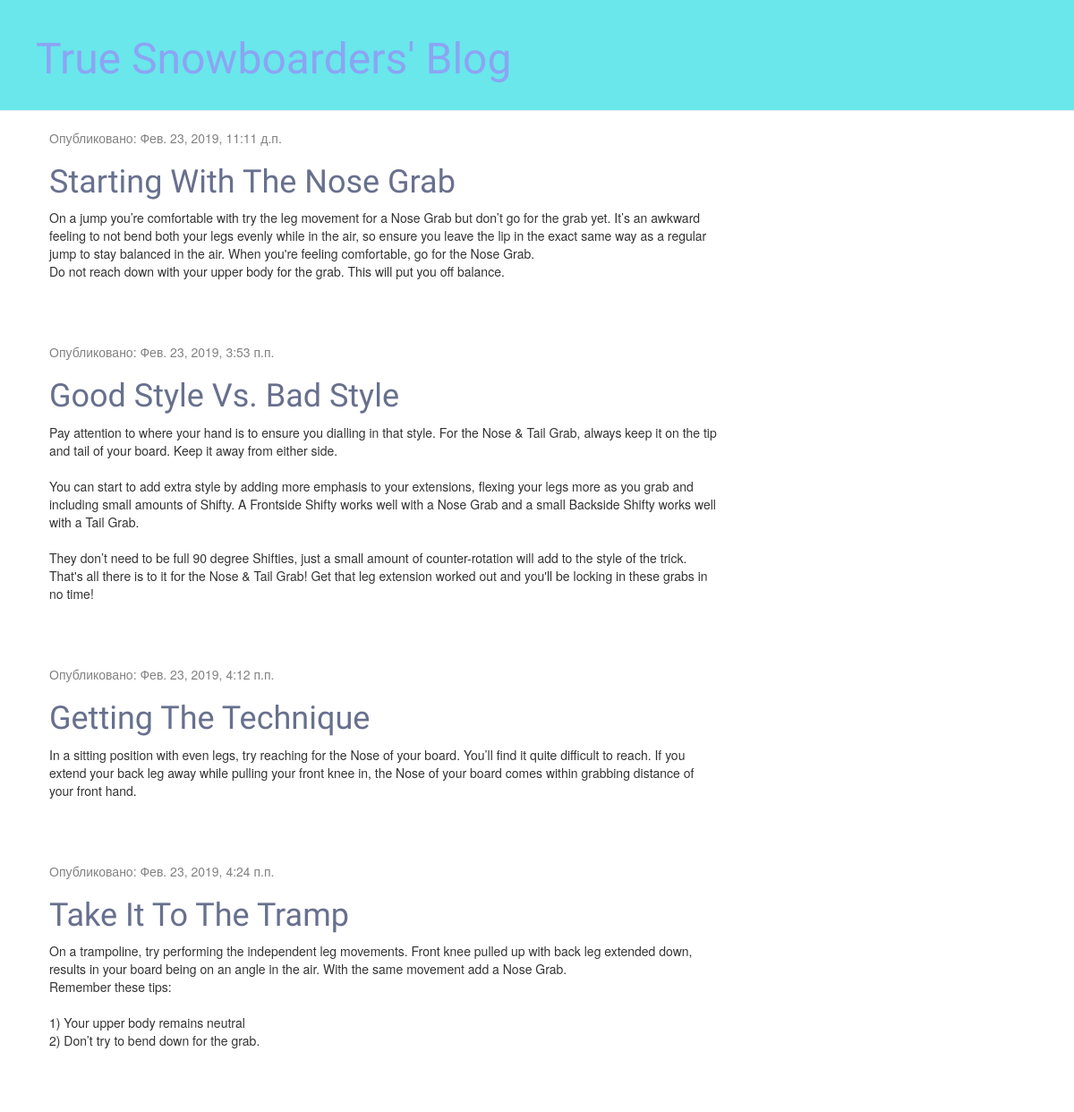
Before: / with the older database file.
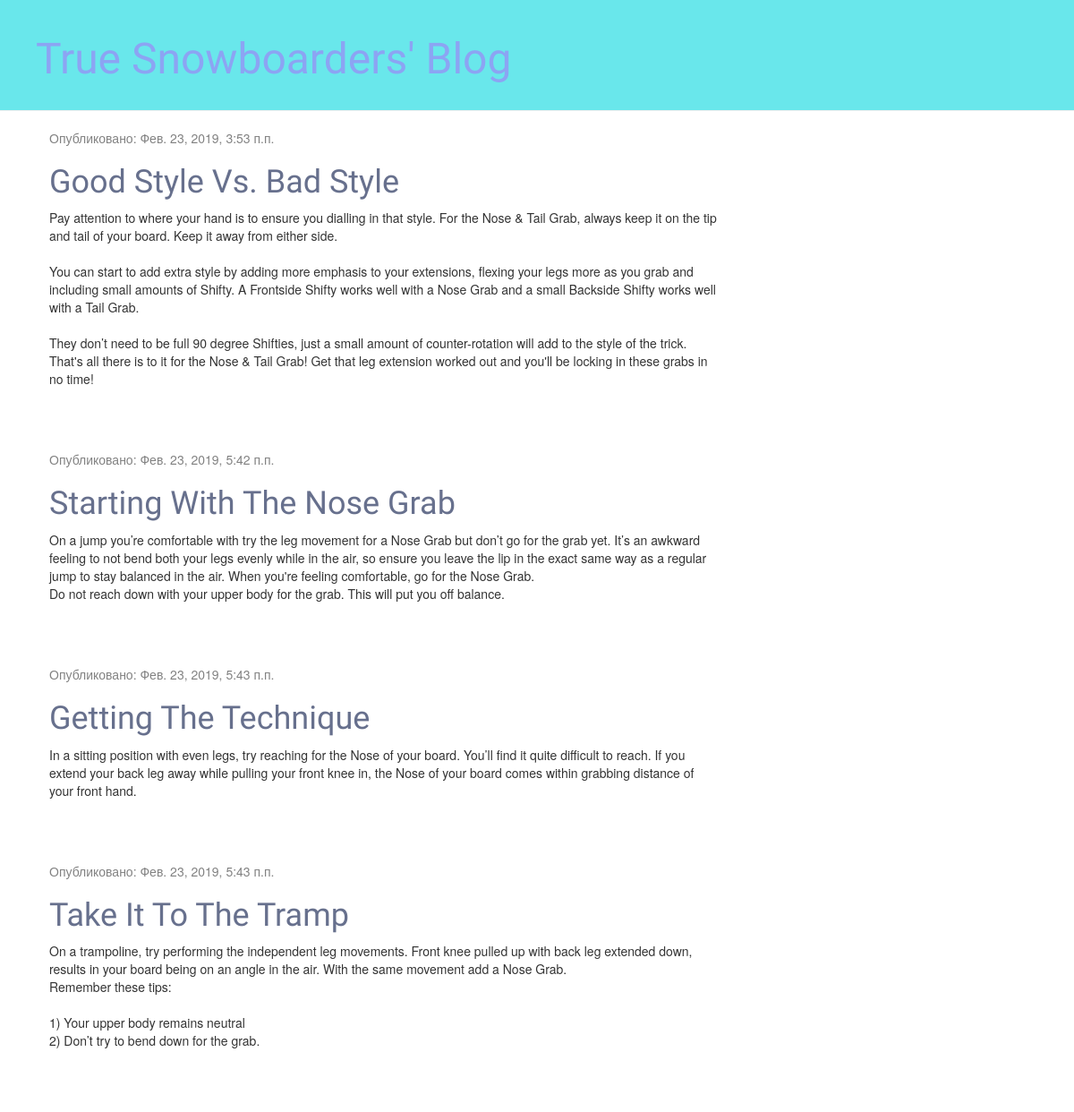
After: the same page with the newer database file.
### blog/models.py (models this page shows, shortened)
class Post(models.Model):
    author = models.ForeignKey(settings.AUTH_USER_MODEL, on_delete=models.CASCADE)
    title = models.CharField(max_length=200)
    text = models.TextField()
    created_date = models.DateTimeField(default=timezone.now)
    published_date = models.DateTimeField(blank=True, null=True)
    image = models.TextField()

### blog/views.py (the view)
# urls.py: path('', views.post_list, name='post_list'),
def post_list(request):
    posts = Post.objects.filter(published_date__lte=timezone.now()).order_by('published_date')
    return render(request, 'blog/post_list.html', {'posts': posts})

### blog/templates/blog/post_list.html
{% extends 'blog/base.html' %}
		{% block content %}
            {% for post in posts %}
                <div class="post">
                    <div class="date">
                        <p>Опубликовано: {{ post.published_date }}</p>
                    </div>
                    <h1><a href="{% url 'post_detail' pk=post.pk %}">{{ post.title }}</a></h1>
                    <p>{{ post.text|linebreaksbr }}</p>
                </div>
            {% endfor %}
    {% endblock %}

### blog/templates/blog/base.html (shortened to what this page needs)
{% load static %}
<html>
	<head>
		<link rel="stylesheet" href="//maxcdn.bootstrapcdn.com/bootstrap/3.2.0/css/bootstrap.min.css">
		<link rel="stylesheet" href="//maxcdn.bootstrapcdn.com/bootstrap/3.2.0/css/bootstrap-theme.min.css">
		<link rel="stylesheet" href="{% static 'css/blog.css' %}">
  </head>
	<body>
    <div class="page-header">
           <h1><a href="/">True Snowboarders' Blog</a></h1>
       </div>
       <div class="content container">
           <div class="row">
               <div class="col-md-8">
               {% block content %}
               {% endblock %}
               </div>
           </div>
       </div>
	</body>
</html>

### blog/static/css/blog.css (style rules this page uses)
.page-header { background-color: #69E7EB; margin-top: 0; padding: 20px 20px 20px 40px; }
.page-header h1, .page-header h1 a, .page-header h1 a:visited, .page-header h1 a:active { color: #8CA4F3; font-size: 36pt; text-decoration: none; }
.content { margin-left: 40px; }
h1, h2, h3, h4 { font-family: 'Lobster', cursive; }
.date { color: #828282; }
.post { margin-bottom: 70px; }
.post h1 a, .post h1 a:visited { color: #67708D; }

Changed rows visible on the page:
changed Post "Good Style Vs. Bad Style": moves up the list
changed Post "Starting With The Nose Grab": published_date "Фев. 23, 2019, 11:11 д.п." → "Фев. 23, 2019, 5:42 п.п."
changed Post "Getting The Technique": published_date "Фев. 23, 2019, 4:12 п.п." → "Фев. 23, 2019, 5:43 п.п."
changed Post "Take It To The Tramp": published_date "Фев. 23, 2019, 4:24 п.п." → "Фев. 23, 2019, 5:43 п.п."
